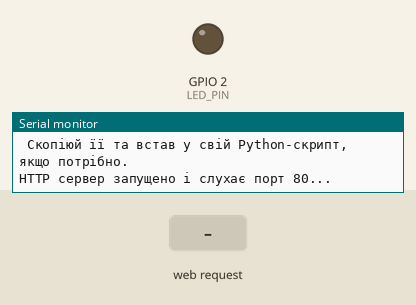
Bench run of a sketch on a simulated ESP32. Parts: output pins drawn as LEDs (lit = HIGH), the last lines printed to the serial monitor. The inputs (shaded band) are chosen by the test bench. WiFi joins after 1.5 s; servers stay silent unless stated.

Above: at 8.2 s.
8.3 s: HTTP request GET /led/on received
At 9.2 s:
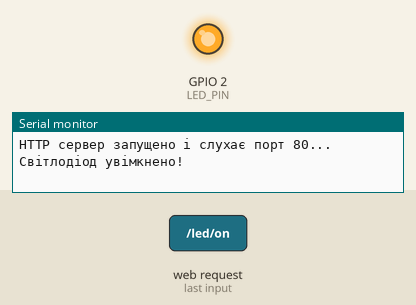
9.8 s: HTTP request GET /led/off received
At 10.3 s:
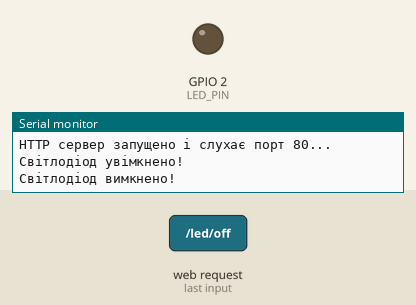
Timing chart, 0 to 12.8 s (numbered marks = the images above; inputs shaded):
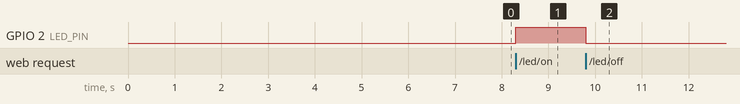

Measured:
- after the input at 8.3 s, GPIO 2 (LED_PIN): LOW → HIGH at once
- after the input at 9.8 s, GPIO 2 (LED_PIN): HIGH → LOW at once

The sketch:

controler.ino
```cpp
#include <WiFi.h>
#include <WebServer.h>

const char* ssid = "TPLINK";
const char* password = "02652474";

WebServer server(80);


const int LED_PIN = 2;
bool ledState = false;


void handleRoot() {
  server.sendHeader("Cache-Control", "no-cache, no-store, must-revalidate");
  String html = R"rawliteral(
<!DOCTYPE html>
<html lang="uk">
<head>
  <meta charset="UTF-8">
  <meta name="viewport" content="width=device-width, initial-scale=1">
  <title>Керування світлодіодом ESP32</title>
  <style>
    body {
      font-family: Arial, sans-serif;
      background: #1e1e2f;
      color: #fff;
      display: flex;
      flex-direction: column;
      align-items: center;
      justify-content: center;
      height: 100vh;
      margin: 0;
    }
    h1 { margin-bottom: 10px; }
    .status {
      font-size: 20px;
      margin-bottom: 30px;
      padding: 8px 20px;
      border-radius: 20px;
    }
    .status.on { background: #2ecc71; }
    .status.off { background: #555; }
    button {
      font-size: 20px;
      padding: 15px 40px;
      margin: 10px;
      border: none;
      border-radius: 10px;
      cursor: pointer;
      color: #fff;
    }
    .btn-on { background: #2ecc71; }
    .btn-off { background: #e74c3c; }
    button:active { opacity: 0.7; }
  </style>
</head>
<body>
  <h1>Керування світлодіодом</h1>
  <div id="status" class="status off">Завантаження...</div>
  <div>
    <button class="btn-on" onclick="sendCmd('on')">Увімкнути</button>
    <button class="btn-off" onclick="sendCmd('off')">Вимкнути</button>
  </div>

  <script>
    function updateStatus(state) {
      const el = document.getElementById('status');
      if (state === 'ON') {
        el.textContent = 'Світлодіод: УВІМКНЕНО';
        el.className = 'status on';
      } else {
        el.textContent = 'Світлодіод: ВИМКНЕНО';
        el.className = 'status off';
      }
    }

    function sendCmd(cmd) {
      fetch('/led/' + cmd)
        .then(r => r.text())
        .then(t => updateStatus(cmd === 'on' ? 'ON' : 'OFF'))
        .catch(e => console.error(e));
    }

    // При завантаженні сторінки одразу питаємо поточний стан
    fetch('/led/status')
      .then(r => r.text())
      .then(t => updateStatus(t.trim()))
      .catch(e => console.error(e));
  </script>
</body>
</html>
)rawliteral";

  server.send(200, "text/html", html);
}

void handleLedOn() {
  ledState = true;
  digitalWrite(LED_PIN, HIGH);
  server.send(200, "text/plain", "ON");
  Serial.println("Світлодіод увімкнено!");
}

void handleLedOff() {
  ledState = false;
  digitalWrite(LED_PIN, LOW);
  server.send(200, "text/plain", "OFF");
  Serial.println("Світлодіод вимкнено!");
}

void handleLedStatus() {
  server.send(200, "text/plain", ledState ? "ON" : "OFF");
}

void setup() {
  Serial.begin(115200);
  delay(1000);
  Serial.println("\n--- СТАРТ ПЛАТИ ---");

  pinMode(LED_PIN, OUTPUT);
  digitalWrite(LED_PIN, LOW);

  WiFi.begin(ssid, password);
  Serial.print("Підключення до Wi-Fi: ");
  Serial.println(ssid);

  while (WiFi.status() != WL_CONNECTED) {
    delay(5000);
    Serial.print(".");
  }

  delay(1000);

  Serial.println("");

  Serial.print(" УСПІШНО ПІДКЛЮЧЕНО!\n");
  Serial.print(" IP-АДРЕСА ТВОЄЇ ESP32: ");
  Serial.println(WiFi.localIP());
  Serial.println(" Відкрий цю адресу в браузері, щоб керувати світлодіодом.");
  Serial.println(" Скопіюй її та встав у свій Python-скрипт, якщо потрібно.");

  server.on("/", handleRoot);
  server.on("/led/on", handleLedOn);
  server.on("/led/off", handleLedOff);
  server.on("/led/status", handleLedStatus);

  server.begin();
  Serial.println("HTTP сервер запущено і слухає порт 80...");
}

void loop() {
  server.handleClient();

  if (WiFi.status() != WL_CONNECTED) {
    Serial.println("Увага: З'єднання Wi-Fi втрачено!");
    delay(5000);
  }
}
```
